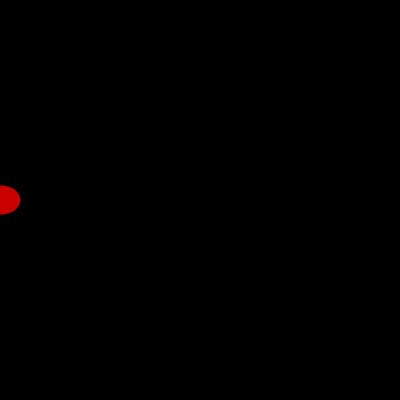
Frame 1 (no input)
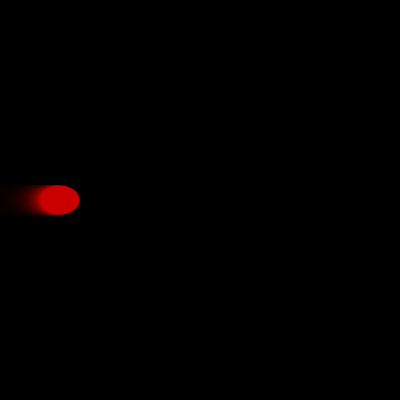
Frame 60 (the mouse pressed at the canvas centre just before this capture)
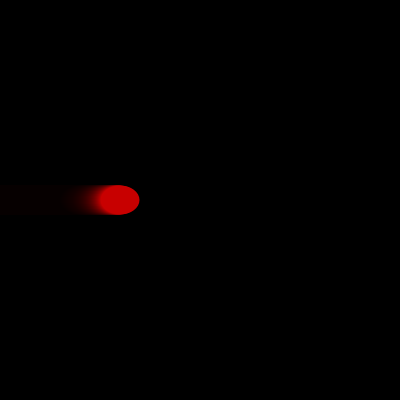
Frame 120 (the mouse held since frame 60 and released just before this capture)

The Processing sketch that drew these frames (run headless with seeded random() and noise(); from frame 60 on, the mouse is pressed at the canvas centre):

// Processing sketch: processing_130884
// ── processing_130884.pde

// copyright 2014 Jacklynn Pham
// ICE 5 Week 3

float x, y, dx, wd, ht; 
color bgColor, ellipseColor; 
 
void setup( ) 
{ 
 size( 400, 400 ); 
 background( 0 ); 
 x = 0; 
 y = height/2; 
 wd = 39; 
 ht = 29; 
 dx = 1; 
 
 bgColor = color( 0, 10 ); 
 ellipseColor = color(255, 0, 0 ); 
 noStroke ( ); 
} 
 
void draw( ) 
{ 
 prepareWindow( ); 
 moveEllipse( ); 
 drawEllipse( ); 
} 

void moveEllipse()
{
    x +=dx; // x = x + dx
    if ( x > width )
    {
        x = 0;
    }
}

void drawEllipse()
{
  fill(200,0,0);
  ellipse(x,y,wd,ht); 
}

void prepareWindow()
{
  fill (0, 20);
  noStroke();
  rect(0,0, width, height);
}
